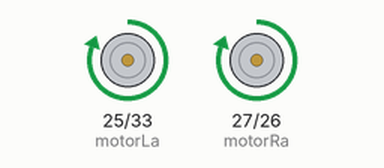
A sketch run on a simulated ESP32. Shown: motor-driver pin pairs drawn as motors (green arrow = first pin HIGH = forward, orange = second pin HIGH = backward, longer = more drive).

Above: at 1.5 s.
At 7.5 s:
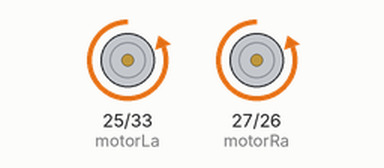
At 10.5 s:
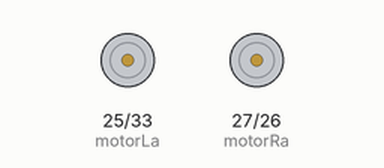
Timing chart, 0 to 15.6 s (numbered marks = the images above):
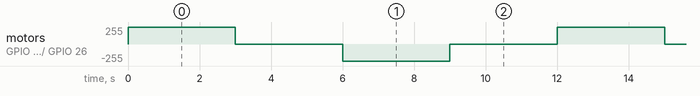

The sketch:

b_robot_full_speed_move.ino
```cpp
/*
  Author : Muhammad Luqman
  Date   : 16-9-2020

  Forward and reverse Robot Movement

- Robot will move in Forward direction for 3 seconds
- It will stop for 1 second
- Then it will move in Reverse Direction for 2 seconds
- Stop for 1 second
- Repeat from start

*/


// Assigning names to  Pins connected with ESP32

#define motorRa 27
#define motorRb 26

#define motorLa 25
#define motorLb 33

void setup(){
  // defining pins working type
  pinMode(motorRa, OUTPUT);
  pinMode(motorRb, OUTPUT);

  pinMode(motorLa, OUTPUT);
  pinMode(motorLb, OUTPUT);

}

void loop(){
  forward();
  delay(3000);

  stop_();
  delay(3000);

  reverse();
  delay(3000);

  stop_();
  delay(3000);

}


  void forward(){
    digitalWrite(motorRa,HIGH);
    digitalWrite(motorRb,LOW);
    digitalWrite(motorLa,HIGH);
    digitalWrite(motorLb,LOW);
  }

  void reverse(){
    digitalWrite(motorRa,LOW);
    digitalWrite(motorRb,HIGH);
    digitalWrite(motorLa,LOW);
    digitalWrite(motorLb,HIGH);
  }

  void stop_(){
  digitalWrite(motorRa,LOW);
  digitalWrite(motorRb,LOW);
  digitalWrite(motorLa,LOW);
  digitalWrite(motorLb,LOW);

  }
```

Measured:
- by itself, motor on GPIO 25 (motorLa) / GPIO 33 (motorLb), motor on GPIO 27 (motorRa) / GPIO 26 (motorRb): repeats every 12.0 s: stopped 3.0 s, backward 255/255 3.0 s, stopped 3.0 s, forward 255/255 3.0 s
